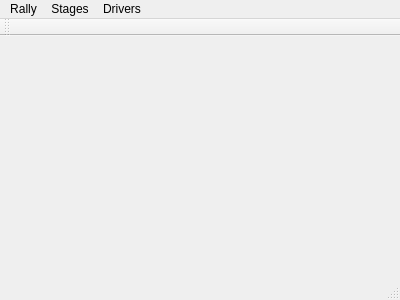
<?xml version="1.0" encoding="UTF-8"?>
<ui version="4.0">
 <class>MainWindow</class>
 <widget class="QMainWindow" name="MainWindow">
  <property name="geometry">
   <rect>
    <x>0</x>
    <y>0</y>
    <width>400</width>
    <height>300</height>
   </rect>
  </property>
  <property name="windowTitle">
   <string>TimeAttack</string>
  </property>
  <property name="locale">
   <locale language="English" country="UnitedStates"/>
  </property>
  <widget class="QWidget" name="centralWidget"/>
  <widget class="QMenuBar" name="menuBar">
   <property name="enabled">
    <bool>true</bool>
   </property>
   <property name="geometry">
    <rect>
     <x>0</x>
     <y>0</y>
     <width>400</width>
     <height>21</height>
    </rect>
   </property>
   <widget class="QMenu" name="menuNew_tournament">
    <property name="title">
     <string>Rally</string>
    </property>
    <addaction name="actionNew"/>
    <addaction name="actionLoad"/>
    <addaction name="separator"/>
    <addaction name="actionExit"/>
   </widget>
   <widget class="QMenu" name="menuTracks">
    <property name="title">
     <string>Stages</string>
    </property>
    <addaction name="actionEdit"/>
   </widget>
   <widget class="QMenu" name="menuDrivers">
    <property name="title">
     <string>Drivers</string>
    </property>
    <addaction name="actionEdit_2"/>
   </widget>
   <addaction name="menuNew_tournament"/>
   <addaction name="menuTracks"/>
   <addaction name="menuDrivers"/>
  </widget>
  <widget class="QToolBar" name="mainToolBar">
   <attribute name="toolBarArea">
    <enum>TopToolBarArea</enum>
   </attribute>
   <attribute name="toolBarBreak">
    <bool>false</bool>
   </attribute>
  </widget>
  <widget class="QStatusBar" name="statusBar"/>
  <action name="actionNew">
   <property name="text">
    <string>New</string>
   </property>
  </action>
  <action name="actionLoad">
   <property name="text">
    <string>Load</string>
   </property>
  </action>
  <action name="actionExit">
   <property name="text">
    <string>Exit</string>
   </property>
  </action>
  <action name="actionEdit_2">
   <property name="text">
    <string>Edit</string>
   </property>
  </action>
  <action name="actionEdit">
   <property name="text">
    <string>Edit</string>
   </property>
  </action>
 </widget>
 <layoutdefault spacing="6" margin="11"/>
 <resources/>
 <connections/>
</ui>
